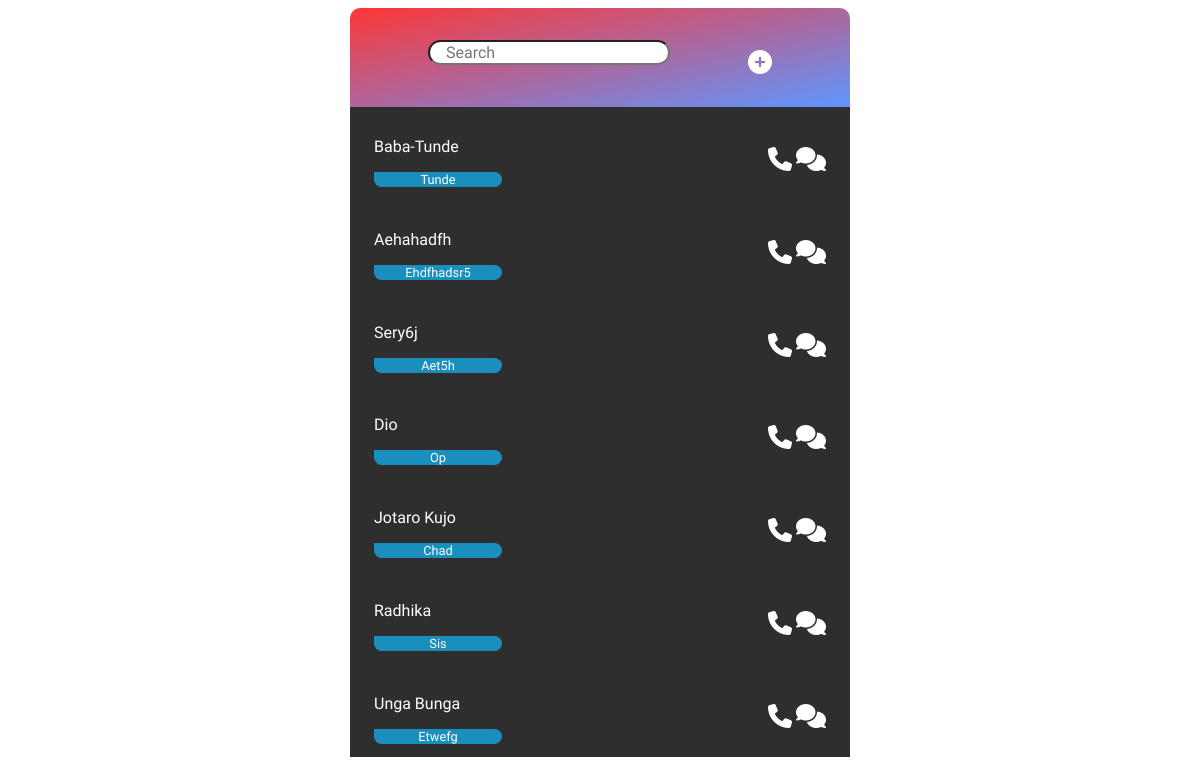
The page / on the database its author committed.
### contact/models.py (models this page shows, shortened)
class Contact(models.Model):
    full_name = models.CharField(max_length=200)
    relationship = models.CharField(max_length=50)
    email = models.EmailField(max_length=200)
    phone_number = models.CharField(max_length=10)
    address = models.CharField(max_length=100)

### contact/views.py (the view)
# urls.py: path('', views.index, name='index'),
def index(request):
    contacts = Contact.objects.all()
    search_input = request.GET.get('search-area')
    if search_input:
        contacts=Contact.objects.filter(full_name__icontains=search_input)
    return render(request, 'index.html', {'contacts':contacts})

### templates/index.html (shortened to what this page needs)
{% load static %}
<!DOCTYPE html>
<html lang="en">
<head>
    <link rel="stylesheet" href="{% static 'style.css' %}">
</head>
<body>
    <div class="container">
    <header class="header">
    <form action="/" method="GET" class ="search-bar" id="search-form">
    <input type="search-name" class="contact-search" name="search-area" placeholder="Search"></input>
    </form>
    <a href="{% url 'add-contact' %}">
    <i class="fas fa-plus-circle"></i>
</a>
    </header>
    <section class="contacts-library">
            <ul class="contacts-list">
                {% for contact in contacts reversed %}
                <a href="{% url 'contact-profile' contact.id %}">
                <div class="contact-section">
                    <li>
                        <p class="contact-name">{{ contact.full_name | title }}</p>
                        <p class="relation">{{ contact.relationship | title }}</p>
                        <li>
                            <i class="fas fa-phone"></i>
                            <i class="fas fa-comments text"></i>
                        </li>
                    </div>
            </a>
            {% endfor %}
    </section>
    </div>
</body>
</html>

### static/style.css (style rules this page uses)
body { font-family: 'Bungee Inline', cursive; color: azure; }
.container { max-width: 500px; margin:auto; min-height: 100hv; border-radius: 20px; }
.header { display:flex; text-align: center; justify-content: space-evenly; background: linear-gradient(to bottom right,rgb(255, 54, 54),rgb(94, 150, 255)); padding: 2em 0; border-top-left-radius: 10px; border-top-right-radius: 10px; outline:aliceblue; }
.fa-plus-circle { padding-top: 10px; }
i { padding-top:2em; padding-right: 1em; font-size: 1.5em; }
.contact-name { margin-top: 0px; font-size: 1.2; }
ul { margin:0; padding: 0; width:100%; }
li { padding-top:30px; list-style: none; }
.relation { background: rgba(21, 174, 235, 0.753); width: 10em; text-align: center; border-bottom-left-radius: 100px; border-top-right-radius: 100px; border-bottom-right-radius: 100px; font-size: 0.8em; }
.contact-section { display:flex; justify-content: space-between; padding: 0 1.5em; transition: 0.3s; background: rgb(46, 46, 46); }
a { text-decoration: none; color: rgb(255, 255, 255); }
.fas { padding: 0px; padding-top: 10px; }

### rows shown on the page
Contact: full_name "Baba-Tunde", relationship "Tunde"
Contact: full_name "Aehahadfh", relationship "Ehdfhadsr5"
Contact: full_name "Sery6j", relationship "Aet5h"
Contact: full_name "Dio", relationship "Op"
Contact: full_name "Jotaro Kujo", relationship "Chad"
Contact: full_name "Radhika", relationship "Sis"
Contact: full_name "Unga Bunga", relationship "Etwefg"
